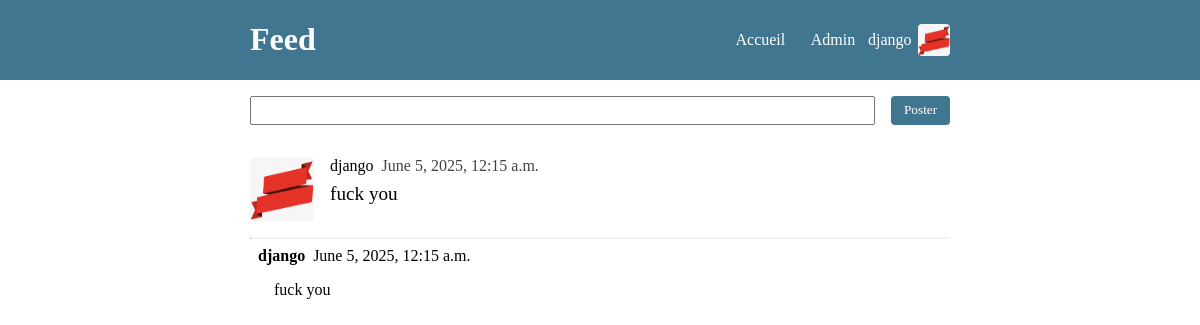
/2/ (signed in), run on the app's committed database.
### feed/models.py (models this page shows)
class Message(models.Model):
    content = models.CharField(max_length=280)
    created_at = models.DateTimeField(auto_now_add=True)
    user = models.ForeignKey(User, on_delete=models.CASCADE)
    reponse_to = models.ForeignKey('self', on_delete=models.PROTECT, null=True)

### feed/views.py (the view)
# urls.py: path('<int:id>/', views.details)
def details(request, id):
    if request.method == 'POST':
        content = request.POST.get('content')
        user = request.user
        Message.objects.create(content=content, user=user, reponse_to=Message.objects.get(id=id))
    context = {}
    context['message'] = Message.objects.get(id=id)
    context['comments'] = Message.objects.filter(reponse_to=id)
    return render(request, 'details.html', context=context)

### feed/templates/details.html
{% extends 'base.html' %}
{% block content %}
<div>
    <div>{% include 'form.html' with action=request.path %}</div>
    <div>{% include 'message.html' with message=message %}</div>
    {% for comment in comments %}
    <div class="comment_container">
        <div class="comment_header">
            <div class="comment_username">{{ comment.user.username}}</div>
            <div>{{ comment.created_at }}</div>
        </div>
        <div class="comment_content">{{ comment.content }}</div>
    </div>
    {% endfor %}
</div>
{% endblock %}

### feed/templates/base.html (shortened to what this page needs)
{% load static %}
<!doctype html>
<html lang="en">
<head>
    <link rel="stylesheet" type="text/css" href="{% static 'css/style.css' %}" />
</head>
<body>
<header>
    <div id="header_container">
        <h1>Feed</h1>
        <nav id="nav_bar">
          <a href="/">Accueil</a>
          <a href="/admin/">Admin</a>
            {% if request.user.is_authenticated %}
            <div class="avatar_container">
                <span>{{ request.user.username }}</span>
                <img class="user_avatar" src="{% static 'images/image.jpg' %}" alt="{{ request.user.username }}"/>
            </div>
            {% else %}
            <a href="/admin/login/?next=/">Se connecter</a>
            {% endif %}
        </nav>
    </div>
</header>
<div id="container">
    {% block content %}
    {% endblock %}
</div>
</body>
</html>

### feed/templates/message.html
{% load static %}
<a href="/{{ message.id }}/" class="message_container">
         <img src="{% static 'images/image.jpg' %}" class="message_avatar" alt="{{ request.user }}"/>
    <div>
        <div class="message_header">
         <div class="username">{{message.user.username}}</div>
         <div class="created_at">{{message.created_at}}</div>
     </div>
     <div class="content">{{message.content}}</div>
    </div>
     </a>
<hr />

### feed/static/css/style.css (style rules this page uses)
* { font-family: verdana; }
body { margin: 0; }
hr { border-top: 1px solid #84848410; margin: 0; }
#container { width: 700px; margin: auto; }
header { background: #417690; color: white; }
#header_container { display: flex; align-items: center; justify-content: space-between; width: 700px; margin: auto; }
#nav_bar { display: flex; align-items: center; text-align: center; }
#nav_bar > a { color: white; text-decoration: none; padding: 0 0.8rem; }
.avatar_container { display:flex; align-items: center; }
.user_avatar { height: 32px; width: 32px; border-radius: 4px; margin-left: 0.4rem; }
.message_container { text-decoration: none; color: black; display: flex; flex: 1; padding: 1rem 0; }
.message_avatar { height: 64px; width:64px; border-radius: 4px; margin-right: 1rem; }
.message_header { display: flex; }
.username { font-weigth: bold; margin-right: 0.5rem; }
.created_at { color: #424242; }
.content { font-size: 1.2rem; padding: 0.5rem 0; }
.comment_container { margin:0.5rem; }
.comment_header { display: flex; }
.comment_username { font-weight: bold; margin-right: 0.5rem; }
.comment_content { padding: 1rem; }

### data on the page
Message: user.username "django", created_at "June 5, 2025, 12:15 a.m.", content "fuck you"

### other printed values
{{ request.user.username }} "django"
